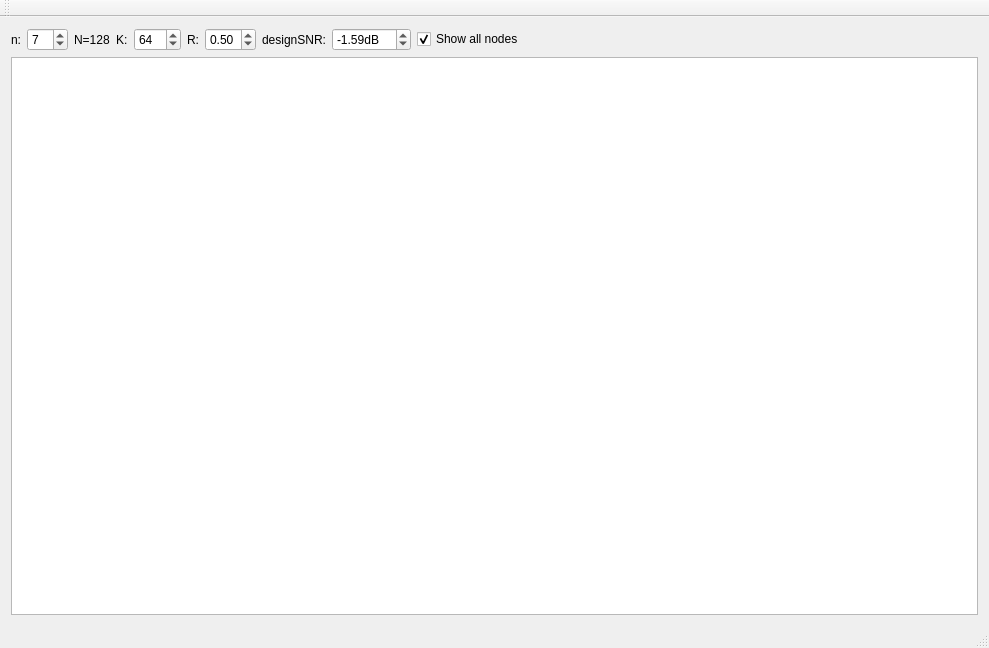
<?xml version="1.0" encoding="UTF-8"?>
<ui version="4.0">
 <class>MainWindow</class>
 <widget class="QMainWindow" name="MainWindow">
  <property name="geometry">
   <rect>
    <x>0</x>
    <y>0</y>
    <width>989</width>
    <height>648</height>
   </rect>
  </property>
  <property name="windowTitle">
   <string>Polar Code Tree Viewer</string>
  </property>
  <widget class="QWidget" name="centralWidget">
   <layout class="QVBoxLayout" name="verticalLayout">
    <item>
     <widget class="QWidget" name="widget" native="true">
      <property name="sizePolicy">
       <sizepolicy hsizetype="Preferred" vsizetype="Maximum">
        <horstretch>0</horstretch>
        <verstretch>0</verstretch>
       </sizepolicy>
      </property>
      <layout class="QHBoxLayout" name="horizontalLayout">
       <property name="leftMargin">
        <number>0</number>
       </property>
       <property name="topMargin">
        <number>0</number>
       </property>
       <property name="rightMargin">
        <number>0</number>
       </property>
       <property name="bottomMargin">
        <number>0</number>
       </property>
       <item>
        <widget class="QLabel" name="label_2">
         <property name="text">
          <string>n:</string>
         </property>
        </widget>
       </item>
       <item>
        <widget class="QSpinBox" name="spinBox">
         <property name="minimum">
          <number>2</number>
         </property>
         <property name="maximum">
          <number>14</number>
         </property>
         <property name="value">
          <number>7</number>
         </property>
        </widget>
       </item>
       <item>
        <widget class="QLabel" name="label_info">
         <property name="text">
          <string>N=128</string>
         </property>
        </widget>
       </item>
       <item>
        <widget class="QLabel" name="label_4">
         <property name="text">
          <string>K:</string>
         </property>
        </widget>
       </item>
       <item>
        <widget class="QSpinBox" name="spinBox_2">
         <property name="maximum">
          <number>128</number>
         </property>
         <property name="value">
          <number>64</number>
         </property>
        </widget>
       </item>
       <item>
        <widget class="QLabel" name="label_3">
         <property name="text">
          <string>R:</string>
         </property>
        </widget>
       </item>
       <item>
        <widget class="QDoubleSpinBox" name="doubleSpinBox_2">
         <property name="maximum">
          <double>1.000000000000000</double>
         </property>
         <property name="singleStep">
          <double>0.100000000000000</double>
         </property>
         <property name="value">
          <double>0.500000000000000</double>
         </property>
        </widget>
       </item>
       <item>
        <widget class="QLabel" name="label">
         <property name="text">
          <string>designSNR:</string>
         </property>
        </widget>
       </item>
       <item>
        <widget class="QDoubleSpinBox" name="doubleSpinBox">
         <property name="suffix">
          <string>dB</string>
         </property>
         <property name="minimum">
          <double>-2.000000000000000</double>
         </property>
         <property name="maximum">
          <double>100.000000000000000</double>
         </property>
         <property name="value">
          <double>-1.590000000000000</double>
         </property>
        </widget>
       </item>
       <item>
        <widget class="QCheckBox" name="checkBox">
         <property name="text">
          <string>Show all nodes</string>
         </property>
         <property name="checked">
          <bool>true</bool>
         </property>
        </widget>
       </item>
       <item>
        <spacer name="horizontalSpacer">
         <property name="orientation">
          <enum>Qt::Horizontal</enum>
         </property>
         <property name="sizeHint" stdset="0">
          <size>
           <width>366</width>
           <height>20</height>
          </size>
         </property>
        </spacer>
       </item>
      </layout>
     </widget>
    </item>
    <item>
     <widget class="QGraphicsView" name="graphicsView">
      <property name="verticalScrollBarPolicy">
       <enum>Qt::ScrollBarAlwaysOff</enum>
      </property>
      <property name="horizontalScrollBarPolicy">
       <enum>Qt::ScrollBarAlwaysOff</enum>
      </property>
     </widget>
    </item>
   </layout>
  </widget>
  <widget class="QMenuBar" name="menuBar">
   <property name="geometry">
    <rect>
     <x>0</x>
     <y>0</y>
     <width>989</width>
     <height>25</height>
    </rect>
   </property>
  </widget>
  <widget class="QToolBar" name="mainToolBar">
   <attribute name="toolBarArea">
    <enum>TopToolBarArea</enum>
   </attribute>
   <attribute name="toolBarBreak">
    <bool>false</bool>
   </attribute>
  </widget>
  <widget class="QStatusBar" name="statusBar"/>
 </widget>
 <layoutdefault spacing="6" margin="11"/>
 <resources/>
 <connections/>
</ui>
